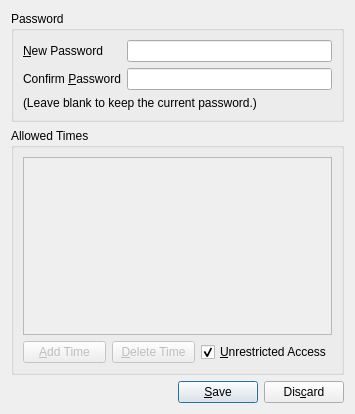
<?xml version="1.0" encoding="UTF-8"?>
<ui version="4.0">
 <class>UserDialog</class>
 <widget class="QDialog" name="UserDialog">
  <property name="geometry">
   <rect>
    <x>0</x>
    <y>0</y>
    <width>355</width>
    <height>414</height>
   </rect>
  </property>
  <property name="windowTitle">
   <string>Add User</string>
  </property>
  <layout class="QGridLayout" name="gridLayout">
   <item row="3" column="0">
    <layout class="QHBoxLayout" name="buttonLayout">
     <item>
      <spacer name="buttonSpacer">
       <property name="orientation">
        <enum>Qt::Horizontal</enum>
       </property>
       <property name="sizeHint" stdset="0">
        <size>
         <width>40</width>
         <height>20</height>
        </size>
       </property>
      </spacer>
     </item>
     <item>
      <widget class="QPushButton" name="saveButton">
       <property name="text">
        <string>&amp;Save</string>
       </property>
      </widget>
     </item>
     <item>
      <widget class="QPushButton" name="discardButton">
       <property name="text">
        <string>Dis&amp;card</string>
       </property>
      </widget>
     </item>
    </layout>
   </item>
   <item row="0" column="0">
    <widget class="QGroupBox" name="passwordGroupBox">
     <property name="title">
      <string>Password</string>
     </property>
     <layout class="QGridLayout" name="gridLayout_3">
      <item row="2" column="1">
       <widget class="QLineEdit" name="confirmLineEdit">
        <property name="echoMode">
         <enum>QLineEdit::Password</enum>
        </property>
       </widget>
      </item>
      <item row="0" column="1">
       <widget class="QLineEdit" name="newLineEdit">
        <property name="echoMode">
         <enum>QLineEdit::Password</enum>
        </property>
       </widget>
      </item>
      <item row="0" column="0">
       <widget class="QLabel" name="newLabel">
        <property name="text">
         <string>&amp;New Password</string>
        </property>
        <property name="buddy">
         <cstring>newLineEdit</cstring>
        </property>
       </widget>
      </item>
      <item row="2" column="0">
       <widget class="QLabel" name="confirmLabel">
        <property name="text">
         <string>Confirm &amp;Password</string>
        </property>
        <property name="buddy">
         <cstring>confirmLineEdit</cstring>
        </property>
       </widget>
      </item>
      <item row="3" column="0" colspan="2">
       <widget class="QLabel" name="infoLabel">
        <property name="text">
         <string>(Leave blank to keep the current password.)</string>
        </property>
        <property name="wordWrap">
         <bool>true</bool>
        </property>
       </widget>
      </item>
     </layout>
    </widget>
   </item>
   <item row="2" column="0">
    <widget class="QGroupBox" name="timeGroupBox">
     <property name="title">
      <string>Allowed Times</string>
     </property>
     <layout class="QGridLayout" name="gridLayout_2">
      <item row="0" column="0" colspan="3">
       <widget class="QListView" name="timeListView">
        <property name="enabled">
         <bool>false</bool>
        </property>
       </widget>
      </item>
      <item row="1" column="2">
       <widget class="QCheckBox" name="checkBox">
        <property name="text">
         <string>&amp;Unrestricted Access</string>
        </property>
        <property name="checked">
         <bool>true</bool>
        </property>
       </widget>
      </item>
      <item row="1" column="0">
       <widget class="QPushButton" name="addTimeButton">
        <property name="enabled">
         <bool>false</bool>
        </property>
        <property name="text">
         <string>&amp;Add Time</string>
        </property>
       </widget>
      </item>
      <item row="1" column="1">
       <widget class="QPushButton" name="deleteTimeButton">
        <property name="enabled">
         <bool>false</bool>
        </property>
        <property name="text">
         <string>&amp;Delete Time</string>
        </property>
       </widget>
      </item>
     </layout>
    </widget>
   </item>
  </layout>
 </widget>
 <tabstops>
  <tabstop>newLineEdit</tabstop>
  <tabstop>confirmLineEdit</tabstop>
  <tabstop>timeListView</tabstop>
  <tabstop>addTimeButton</tabstop>
  <tabstop>deleteTimeButton</tabstop>
  <tabstop>checkBox</tabstop>
  <tabstop>saveButton</tabstop>
  <tabstop>discardButton</tabstop>
 </tabstops>
 <resources/>
 <connections/>
</ui>
